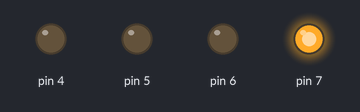
Simulated run of this sketch. Board: Arduino Uno, built with avr-gcc and run on an emulated ATmega328P. Parts: output pins drawn as LEDs (lit = HIGH).

Above: at 0.2 s.
At 1.2 s:
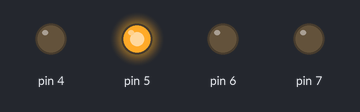
At 1.7 s:
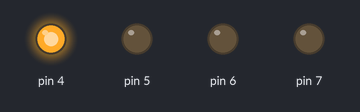
At 3.0 s:
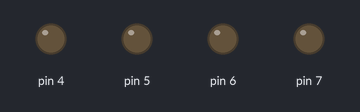
At 4.7 s:
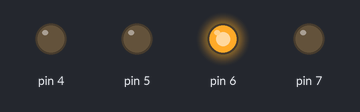
Timing chart, 0 to 5.2 s (numbered marks = the images above):
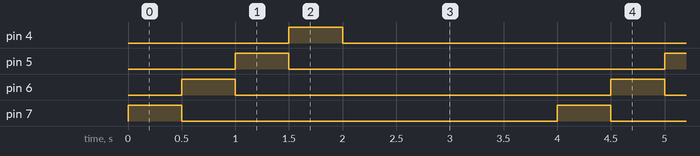

Measured:
- by itself, pin 4–7: alternates HIGH for 0.50 s and LOW for 3.5 s
- by itself, everything shown: repeats every 4.0 s, in 5 steps

The sketch:

relay_shield.ino
```cpp
void setup() {
  // put your setup code here, to run once:
  pinMode(7,OUTPUT);
  pinMode(4,OUTPUT);
  pinMode(5,OUTPUT);
  pinMode(6,OUTPUT);
}

void loop() {
  // put your main code here, to run repeatedly:
  digitalWrite(7,HIGH);
  delay(500);
  digitalWrite(7,LOW);
  digitalWrite(6,HIGH);
  delay(500);
  digitalWrite(6,LOW);
  digitalWrite(5,HIGH);
  delay(500);
  digitalWrite(5,LOW);
  digitalWrite(4,HIGH);
  delay(500);
  digitalWrite(4,LOW);
  delay(2000);
}
```
